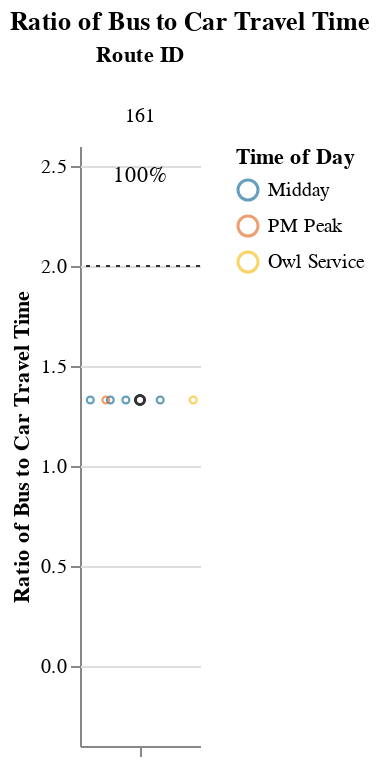
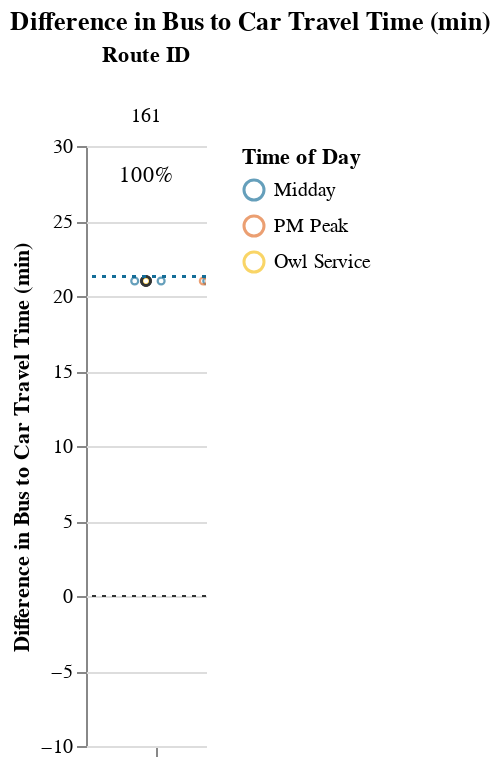

These figures' notebook cell, in order:
### Markdown cell above
### Medium Routes (1-1.5 hrs)

### Code cell
route_group = "medium"
try:
    subset_routes, mult, diff  = setup_charts(df, PCT_COMPETITIVE_THRESHOLD, route_group)
    if len(subset_routes) > 0:
        display(
            Markdown(
                f"{CAPTIONS_DICT[route_group]}"
                "Within each route group, routes are sorted in descending order "
                "by % competitive trips and # trips below the additional time cut-off."
            )
        )

        display(mult)
        display(diff)
except:
    print("No routes meet this criteria.")

### Figure 1 — Vega-Lite specification as saved in the notebook (floating-point values rounded to 4 significant figures)
{"config": {"view": {"continuousWidth": 400, "continuousHeight": 300, "stroke": null}, "facet": {"spacing": 0}}, "data": {"name": "data-4e69d26b883fd82264145bcb89eac9f2"}, "facet": {"column": {"field": "route_id", "sort": ["161"], "title": "Route ID", "type": "nominal"}}, "spec": {"layer": [{"mark": {"type": "point", "opacity": 0.65, "size": 12, "strokeWidth": 1.1}, "encoding": {"color": {"field": "time_of_day", "scale": {"range": ["#136C97", "#E16B26", "#F6BF16", "#00896B", "#7790A3", "#5B559C"]}, "sort": ["AM Peak", "Midday", "PM Peak", "Owl Service"], "title": "Time of Day", "type": "nominal"}, "tooltip": [{"field": "route_id", "type": "nominal"}, {"field": "trip_id", "type": "nominal"}, {"field": "service_hours", "type": "quantitative"}, {"field": "car_duration_hours", "type": "quantitative"}, {"field": "bus_multiplier", "type": "quantitative"}, {"field": "bus_difference", "type": "quantitative"}, {"field": "num_trips", "type": "quantitative"}, {"field": "num_competitive", "type": "quantitative"}, {"field": "pct_trips_competitive", "type": "quantitative"}, {"field": "p25", "type": "quantitative"}, {"field": "p50", "type": "quantitative"}, {"field": "p75", "type": "quantitative"}], "x": {"axis": {"grid": false, "labels": false, "ticks": true, "values": [0]}, "field": "jitter", "scale": {}, "title": null, "type": "quantitative"}, "y": {"field": "bus_multiplier", "scale": {"domain": [-0.25, 2.5]}, "title": "Ratio of Bus to Car Travel Time", "type": "quantitative"}}, "selection": {"selector003": {"type": "interval", "bind": "scales", "encodings": ["x", "y"]}}, "transform": [{"calculate": "sqrt(-2*log(random()))*cos(2*PI*random())", "as": "jitter"}], "width": 60}, {"layer": [{"mark": {"type": "point", "opacity": 0.6, "size": 20, "strokeWidth": 1.3}, "encoding": {"color": {"value": "#323434"}, "y": {"field": "bus_multiplier", "type": "quantitative"}}, "transform": [{"filter": "(datum.p50_trip === 1)"}]}, {"mark": {"type": "rule", "strokeDash": [2, 3]}, "encoding": {"color": {"value": "#323434"}, "y": {"field": "cutoff", "type": "quantitative"}}}, {"mark": {"type": "text", "align": "center", "baseline": "middle"}, "encoding": {"color": {"value": "black"}, "text": {"field": "pct_trips_competitive", "format": ".0%", "type": "quantitative"}, "tooltip": [{"field": "route_id", "type": "nominal"}, {"field": "trip_id", "type": "nominal"}, {"field": "service_hours", "type": "quantitative"}, {"field": "car_duration_hours", "type": "quantitative"}, {"field": "bus_multiplier", "type": "quantitative"}, {"field": "bus_difference", "type": "quantitative"}, {"field": "num_trips", "type": "quantitative"}, {"field": "num_competitive", "type": "quantitative"}, {"field": "pct_trips_competitive", "type": "quantitative"}, {"field": "p25", "type": "quantitative"}, {"field": "p50", "type": "quantitative"}, {"field": "p75", "type": "quantitative"}], "x": {"value": 30}, "y": {"value": 15}}, "transform": [{"calculate": "sqrt(-2*log(random()))*cos(2*PI*random())", "as": "jitter"}, {"filter": "(datum.fastest_trip === 1)"}]}]}]}, "resolve": {"scale": {"y": "shared"}}, "title": "Ratio of Bus to Car Travel Time", "$schema": "https://vega.github.io/schema/vega-lite/v4.17.0.json", "datasets": {"data-4e69d26b883fd82264145bcb89eac9f2": [{"calitp_itp_id": 259, "trip_key": -2229308727064354117, "trip_id": "t_403_b_18260_tn_0", "shape_id": "p_2671", "route_id": "161", "service_hours": 1.42, "trip_first_departure_ts": 42600, "trip_last_arrival_ts": 47700, "departure_hour": 11, "time_of_day": "Midday", "p25": 1.42, "p50": 1.42, "p75": 1.42, "p50_trip": 1, "fastest_trip": 0, "car_duration_hours": 1.07, "competitive_route": 1, "bus_multiplier": 1.33, "bus_difference": 21.0, "num_trips": 6, "num_competitive": 6, "pct_trips_competitive": 1.0, "bus_difference_spread": 0.0, "route_group": "medium", "max_trip_hrs": 1.42, "max_trip_route_group": 1.42, "name": "Redding Area Bus Authority", "caltrans_district": "02 - Redding", "drmt_organization_name": null, "cutoff2": 21.3, "cutoff": 2}, {"calitp_itp_id": 259, "trip_key": -8041318249298752963, "trip_id": "t_61140_b_18260_tn_0", "shape_id": "p_2671", "route_id": "161", "service_hours": 1.42, "trip_first_departure_ts": 57000, "trip_last_arrival_ts": 62100, "departure_hour": 15, "time_of_day": "Midday", "p25": 1.42, "p50": 1.42, "p75": 1.42, "p50_trip": 1, "fastest_trip": 0, "car_duration_hours": 1.07, "competitive_route": 1, "bus_multiplier": 1.33, "bus_difference": 21.0, "num_trips": 6, "num_competitive": 6, "pct_trips_competitive": 1.0, "bus_difference_spread": 0.0, "route_group": "medium", "max_trip_hrs": 1.42, "max_trip_route_group": 1.42, "name": "Redding Area Bus Authority", "caltrans_district": "02 - Redding", "drmt_organization_name": null, "cutoff2": 21.3, "cutoff": 2}, {"calitp_itp_id": 259, "trip_key": 8339706932336928141, "trip_id": "t_402_b_18260_tn_0", "shape_id": "p_2671", "route_id": "161", "service_hours": 1.42, "trip_first_departure_ts": 21000, "trip_last_arrival_ts": 26100, "departure_hour": 5, "time_of_day": "Owl Service", "p25": 1.42, "p50": 1.42, "p75": 1.42, "p50_trip": 1, "fastest_trip": 0, "car_duration_hours": 1.07, "competitive_route": 1, "bus_multiplier": 1.33, "bus_difference": 21.0, "num_trips": 6, "num_competitive": 6, "pct_trips_competitive": 1.0, "bus_difference_spread": 0.0, "route_group": "medium", "max_trip_hrs": 1.42, "max_trip_route_group": 1.42, "name": "Redding Area Bus Authority", "caltrans_district": "02 - Redding", "drmt_organization_name": null, "cutoff2": 21.3, "cutoff": 2}, {"calitp_itp_id": 259, "trip_key": -7269759713841782936, "trip_id": "t_404_b_18260_tn_0", "shape_id": "p_2639", "route_id": "161", "service_hours": 1.42, "trip_first_departure_ts": 37500, "trip_last_arrival_ts": 42600, "departure_hour": 10, "time_of_day": "Midday", "p25": 1.42, "p50": 1.42, "p75": 1.42, "p50_trip": 1, "fastest_trip": 0, "car_duration_hours": 1.07, "competitive_route": 1, "bus_multiplier": 1.33, "bus_difference": 21.0, "num_trips": 6, "num_competitive": 6, "pct_trips_competitive": 1.0, "bus_difference_spread": 0.0, "route_group": "medium", "max_trip_hrs": 1.42, "max_trip_route_group": 1.42, "name": "Redding Area Bus Authority", "caltrans_district": "02 - Redding", "drmt_organization_name": null, "cutoff2": 21.3, "cutoff": 2}, {"calitp_itp_id": 259, "trip_key": -3064301069288639418, "trip_id": "t_405_b_18260_tn_0", "shape_id": "p_2639", "route_id": "161", "service_hours": 1.42, "trip_first_departure_ts": 63300, "trip_last_arrival_ts": 68400, "departure_hour": 17, "time_of_day": "PM Peak", "p25": 1.42, "p50": 1.42, "p75": 1.42, "p50_trip": 1, "fastest_trip": 1, "car_duration_hours": 1.07, "competitive_route": 1, "bus_multiplier": 1.33, "bus_difference": 21.0, "num_trips": 6, "num_competitive": 6, "pct_trips_competitive": 1.0, "bus_difference_spread": 0.0, "route_group": "medium", "max_trip_hrs": 1.42, "max_trip_route_group": 1.42, "name": "Redding Area Bus Authority", "caltrans_district": "02 - Redding", "drmt_organization_name": null, "cutoff2": 21.3, "cutoff": 2}, {"calitp_itp_id": 259, "trip_key": 3354056122375624724, "trip_id": "t_53248_b_18260_tn_0", "shape_id": "p_2639", "route_id": "161", "service_hours": 1.42, "trip_first_departure_ts": 51900, "trip_last_arrival_ts": 57000, "departure_hour": 14, "time_of_day": "Midday", "p25": 1.42, "p50": 1.42, "p75": 1.42, "p50_trip": 1, "fastest_trip": 0, "car_duration_hours": 1.07, "competitive_route": 1, "bus_multiplier": 1.33, "bus_difference": 21.0, "num_trips": 6, "num_competitive": 6, "pct_trips_competitive": 1.0, "bus_difference_spread": 0.0, "route_group": "medium", "max_trip_hrs": 1.42, "max_trip_route_group": 1.42, "name": "Redding Area Bus Authority", "caltrans_district": "02 - Redding", "drmt_organization_name": null, "cutoff2": 21.3, "cutoff": 2}]}}

### Figure 2 — Vega-Lite specification as saved in the notebook (floating-point values rounded to 4 significant figures)
{"config": {"view": {"continuousWidth": 400, "continuousHeight": 300, "stroke": null}, "facet": {"spacing": 0}}, "data": {"name": "data-b0899a5172fb8410b918fad39f309a70"}, "facet": {"column": {"field": "route_id", "sort": ["161"], "title": "Route ID", "type": "nominal"}}, "spec": {"layer": [{"mark": {"type": "point", "opacity": 0.65, "size": 12, "strokeWidth": 1.1}, "encoding": {"color": {"field": "time_of_day", "scale": {"range": ["#136C97", "#E16B26", "#F6BF16", "#00896B", "#7790A3", "#5B559C"]}, "sort": ["AM Peak", "Midday", "PM Peak", "Owl Service"], "title": "Time of Day", "type": "nominal"}, "tooltip": [{"field": "route_id", "type": "nominal"}, {"field": "trip_id", "type": "nominal"}, {"field": "service_hours", "type": "quantitative"}, {"field": "car_duration_hours", "type": "quantitative"}, {"field": "bus_multiplier", "type": "quantitative"}, {"field": "bus_difference", "type": "quantitative"}, {"field": "num_trips", "type": "quantitative"}, {"field": "num_competitive", "type": "quantitative"}, {"field": "pct_trips_competitive", "type": "quantitative"}, {"field": "p25", "type": "quantitative"}, {"field": "p50", "type": "quantitative"}, {"field": "p75", "type": "quantitative"}], "x": {"axis": {"grid": false, "labels": false, "ticks": true, "values": [0]}, "field": "jitter", "scale": {}, "title": null, "type": "quantitative"}, "y": {"field": "bus_difference", "scale": {"domain": [-5, 26.3]}, "title": "Difference in Bus to Car Travel Time (min)", "type": "quantitative"}}, "selection": {"selector004": {"type": "interval", "bind": "scales", "encodings": ["x", "y"]}}, "transform": [{"calculate": "sqrt(-2*log(random()))*cos(2*PI*random())", "as": "jitter"}], "width": 60}, {"layer": [{"mark": {"type": "point", "opacity": 0.6, "size": 20, "strokeWidth": 1.3}, "encoding": {"color": {"value": "#323434"}, "y": {"field": "bus_difference", "type": "quantitative"}}, "transform": [{"filter": "(datum.p50_trip === 1)"}]}, {"mark": {"type": "rule", "strokeDash": [2, 3]}, "encoding": {"color": {"value": "#323434"}, "y": {"field": "cutoff", "type": "quantitative"}}}, {"mark": {"type": "rule", "strokeDash": [2, 3]}, "encoding": {"color": {"value": "#136C97"}, "y": {"field": "cutoff2", "type": "quantitative"}}}, {"mark": {"type": "text", "align": "center", "baseline": "middle"}, "encoding": {"color": {"value": "black"}, "text": {"field": "pct_trips_competitive", "format": ".0%", "type": "quantitative"}, "tooltip": [{"field": "route_id", "type": "nominal"}, {"field": "trip_id", "type": "nominal"}, {"field": "service_hours", "type": "quantitative"}, {"field": "car_duration_hours", "type": "quantitative"}, {"field": "bus_multiplier", "type": "quantitative"}, {"field": "bus_difference", "type": "quantitative"}, {"field": "num_trips", "type": "quantitative"}, {"field": "num_competitive", "type": "quantitative"}, {"field": "pct_trips_competitive", "type": "quantitative"}, {"field": "p25", "type": "quantitative"}, {"field": "p50", "type": "quantitative"}, {"field": "p75", "type": "quantitative"}], "x": {"value": 30}, "y": {"value": 15}}, "transform": [{"calculate": "sqrt(-2*log(random()))*cos(2*PI*random())", "as": "jitter"}, {"filter": "(datum.fastest_trip === 1)"}]}]}]}, "resolve": {"scale": {"y": "shared"}}, "title": "Difference in Bus to Car Travel Time (min)", "$schema": "https://vega.github.io/schema/vega-lite/v4.17.0.json", "datasets": {"data-b0899a5172fb8410b918fad39f309a70": [{"calitp_itp_id": 259, "trip_key": -2229308727064354117, "trip_id": "t_403_b_18260_tn_0", "shape_id": "p_2671", "route_id": "161", "service_hours": 1.42, "trip_first_departure_ts": 42600, "trip_last_arrival_ts": 47700, "departure_hour": 11, "time_of_day": "Midday", "p25": 1.42, "p50": 1.42, "p75": 1.42, "p50_trip": 1, "fastest_trip": 0, "car_duration_hours": 1.07, "competitive_route": 1, "bus_multiplier": 1.33, "bus_difference": 21.0, "num_trips": 6, "num_competitive": 6, "pct_trips_competitive": 1.0, "bus_difference_spread": 0.0, "route_group": "medium", "max_trip_hrs": 1.42, "max_trip_route_group": 1.42, "name": "Redding Area Bus Authority", "caltrans_district": "02 - Redding", "drmt_organization_name": null, "cutoff2": 21.3, "cutoff": 0}, {"calitp_itp_id": 259, "trip_key": -8041318249298752963, "trip_id": "t_61140_b_18260_tn_0", "shape_id": "p_2671", "route_id": "161", "service_hours": 1.42, "trip_first_departure_ts": 57000, "trip_last_arrival_ts": 62100, "departure_hour": 15, "time_of_day": "Midday", "p25": 1.42, "p50": 1.42, "p75": 1.42, "p50_trip": 1, "fastest_trip": 0, "car_duration_hours": 1.07, "competitive_route": 1, "bus_multiplier": 1.33, "bus_difference": 21.0, "num_trips": 6, "num_competitive": 6, "pct_trips_competitive": 1.0, "bus_difference_spread": 0.0, "route_group": "medium", "max_trip_hrs": 1.42, "max_trip_route_group": 1.42, "name": "Redding Area Bus Authority", "caltrans_district": "02 - Redding", "drmt_organization_name": null, "cutoff2": 21.3, "cutoff": 0}, {"calitp_itp_id": 259, "trip_key": 8339706932336928141, "trip_id": "t_402_b_18260_tn_0", "shape_id": "p_2671", "route_id": "161", "service_hours": 1.42, "trip_first_departure_ts": 21000, "trip_last_arrival_ts": 26100, "departure_hour": 5, "time_of_day": "Owl Service", "p25": 1.42, "p50": 1.42, "p75": 1.42, "p50_trip": 1, "fastest_trip": 0, "car_duration_hours": 1.07, "competitive_route": 1, "bus_multiplier": 1.33, "bus_difference": 21.0, "num_trips": 6, "num_competitive": 6, "pct_trips_competitive": 1.0, "bus_difference_spread": 0.0, "route_group": "medium", "max_trip_hrs": 1.42, "max_trip_route_group": 1.42, "name": "Redding Area Bus Authority", "caltrans_district": "02 - Redding", "drmt_organization_name": null, "cutoff2": 21.3, "cutoff": 0}, {"calitp_itp_id": 259, "trip_key": -7269759713841782936, "trip_id": "t_404_b_18260_tn_0", "shape_id": "p_2639", "route_id": "161", "service_hours": 1.42, "trip_first_departure_ts": 37500, "trip_last_arrival_ts": 42600, "departure_hour": 10, "time_of_day": "Midday", "p25": 1.42, "p50": 1.42, "p75": 1.42, "p50_trip": 1, "fastest_trip": 0, "car_duration_hours": 1.07, "competitive_route": 1, "bus_multiplier": 1.33, "bus_difference": 21.0, "num_trips": 6, "num_competitive": 6, "pct_trips_competitive": 1.0, "bus_difference_spread": 0.0, "route_group": "medium", "max_trip_hrs": 1.42, "max_trip_route_group": 1.42, "name": "Redding Area Bus Authority", "caltrans_district": "02 - Redding", "drmt_organization_name": null, "cutoff2": 21.3, "cutoff": 0}, {"calitp_itp_id": 259, "trip_key": -3064301069288639418, "trip_id": "t_405_b_18260_tn_0", "shape_id": "p_2639", "route_id": "161", "service_hours": 1.42, "trip_first_departure_ts": 63300, "trip_last_arrival_ts": 68400, "departure_hour": 17, "time_of_day": "PM Peak", "p25": 1.42, "p50": 1.42, "p75": 1.42, "p50_trip": 1, "fastest_trip": 1, "car_duration_hours": 1.07, "competitive_route": 1, "bus_multiplier": 1.33, "bus_difference": 21.0, "num_trips": 6, "num_competitive": 6, "pct_trips_competitive": 1.0, "bus_difference_spread": 0.0, "route_group": "medium", "max_trip_hrs": 1.42, "max_trip_route_group": 1.42, "name": "Redding Area Bus Authority", "caltrans_district": "02 - Redding", "drmt_organization_name": null, "cutoff2": 21.3, "cutoff": 0}, {"calitp_itp_id": 259, "trip_key": 3354056122375624724, "trip_id": "t_53248_b_18260_tn_0", "shape_id": "p_2639", "route_id": "161", "service_hours": 1.42, "trip_first_departure_ts": 51900, "trip_last_arrival_ts": 57000, "departure_hour": 14, "time_of_day": "Midday", "p25": 1.42, "p50": 1.42, "p75": 1.42, "p50_trip": 1, "fastest_trip": 0, "car_duration_hours": 1.07, "competitive_route": 1, "bus_multiplier": 1.33, "bus_difference": 21.0, "num_trips": 6, "num_competitive": 6, "pct_trips_competitive": 1.0, "bus_difference_spread": 0.0, "route_group": "medium", "max_trip_hrs": 1.42, "max_trip_route_group": 1.42, "name": "Redding Area Bus Authority", "caltrans_district": "02 - Redding", "drmt_organization_name": null, "cutoff2": 21.3, "cutoff": 0}]}}
